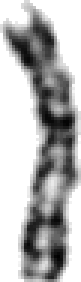
#> input picture single_clase/97002023.12.tiff/clase3/clase3_0_97002023.12.tiff, 27 x 94 px (shown 3 times larger)
$ python -i enderezarCromosomasCurvos.py   (imports and definitions only)   (older library calls are emulated)
#> lines starting #> are read from the running program, lines starting #| are printed output that depends on the picture; after the words box and inside, x2 and y2 are one past the last pixel; in counts of white or black regions, pixels touching at a corner belong together
### calcularAreasPerimetros.py
import cv2
import numpy as np
from scipy import ndimage
from skimage import measure
import copy

#ELIMINA OBJETOS DE TAMAÑO menos a "tamano" EN LA IMAGEN
def eliminar_objetos_pequeños(th,tamano):
    blobs_labels = measure.label(th, background=255)
    boxes_objetos= ndimage.find_objects(blobs_labels)
    #print(boxes_objetos[0][0])
    #ejemplo1
    #(slice(0, 2, None), slice(19, 23, None))
    #So this object is found at x = 19–23 and y = 0–2
    if len(boxes_objetos)>1:#solo debe haber 1 objeto->el cromosoma
        #filtro objetos muy pequeños ya que sob objetos indeseados (no cromosomas)
        aux_boxes=[]
        for l in range(0,len(boxes_objetos)):
            if len(np.transpose(np.nonzero(cv2.bitwise_not(th[boxes_objetos[l]]))))<tamano:
                th[boxes_objetos[l]]=255
    return th

#RELLENA HUECOS
def floodfill(th):
    # Copy the thresholded image.
    im_floodfill = th.copy()

    # Mask used to flood filling.
    # Notice the size needs to be 2 pixels than the image.
    h, w = th.shape[:2]
    mask = np.zeros((h+2, w+2), np.uint8)

    # Floodfill from point (0, 0)
    cv2.floodFill(im_floodfill, mask, (0,0), 255);

    # Invert floodfilled image
    im_floodfill_inv = cv2.bitwise_not(im_floodfill)

    # Combine the two images to get the foreground.
    im_out = th | im_floodfill_inv

    return im_out


#load imagen
# [65 lines left out: functions load_image, calcular_areasCromo_perimsContornoCromo, calcular_area_perimetro, contorno, normalizar_vector, not called in this run]

### enderezarCromosomasCurvos.py
import numpy as np
import cv2
import extras
import calcularAreasPerimetros as areaPerim
import matplotlib as plt
from matplotlib import pyplot as plt


#proyeccion horizontal (imagen de entrada=binaria)
# [72 lines left out: functions proyeccion_v, calcular_proyecciones_v, mejor_proyeccion_v, not called in this run]


#----------------------------------
#----------------------------------
def proyeccion_h2(gray,grados):
    ret, th = cv2.threshold(gray,0,255,cv2.THRESH_BINARY+cv2.THRESH_TRIANGLE)
    th=cv2.bitwise_not(areaPerim.floodfill(cv2.bitwise_not(th))) #rellenar huecos (si quedo alguno)
    th=areaPerim.eliminar_objetos_pequeños(th,20) # si quedo algun pixel suelto


    #cv2.namedWindow('th', cv2.WINDOW_NORMAL)
    #cv2.imshow('th',th)
    #cv2.waitKey(0)


    filas,columnas= th.shape
    mask_blanca=cv2.bitwise_xor(th,cv2.bitwise_not(th))
    M = cv2.getRotationMatrix2D((columnas/2,filas/2),grados,1)
    dst = cv2.warpAffine(th,M,(columnas,filas))
    gray_rot=cv2.warpAffine(gray,M,(columnas,filas))
    dst_mask = cv2.warpAffine(mask_blanca,M,(columnas,filas))
    ret, rot_thresh = cv2.threshold(dst,190,255,cv2.THRESH_BINARY)
    ret, mask = cv2.threshold(dst_mask,190,255,cv2.THRESH_BINARY)

    # [6 lines of commented-out code are left out]
    dst=cv2.bitwise_not(cv2.bitwise_xor(rot_thresh,mask))
    dst_gray=cv2.bitwise_not(cv2.bitwise_and(cv2.bitwise_not(dst),cv2.bitwise_not(gray_rot)))
    #cv2.namedWindow('dst', cv2.WINDOW_NORMAL)
    #cv2.imshow('dst',dst_gray)
    #cv2.waitKey(0)
    proy_h=[]
    sum=0
    for i in range(0, filas):
           for j in range(0,columnas):
                    if dst[i][j]==0: #cuento si es pixel negro
                        sum=sum+1
           proy_h.append(sum)
           sum=0
    return proy_h,dst,dst_gray


#calcula las proyecciones horizontales entre ... y ... grados
#retorna una lista con las proyecciones horizontales
def calcular_proyecciones(gray):
    proyecciones=[]
    for i in range(-25,25): # con paso de 5 grados
        ang_i=i*5
        proy_h,dst,dst_gray=proyeccion_h2(gray,ang_i)
        #cv2.namedWindow('imagen'+str(i), cv2.WINDOW_NORMAL)
        #cv2.imshow('imagen'+str(i),dst_gray)
        #cv2.waitKey(0)
        proyecciones.append((proy_h,ang_i,dst,dst_gray))
    return proyecciones


# [300 lines left out: functions analisis2, sentido_giro, girar_pegar_brazos, cortarImagen, enderezar, not called in this run]


#======================================================================
#======================================================================
# [21 lines not run here, left out]

                #cv2.waitKey(0)

>>> import cv2
>>> picture = cv2.imread('single_clase/97002023.12.tiff/clase3/clase3_0_97002023.12.tiff', cv2.IMREAD_GRAYSCALE)
#> picture is the input picture: shape (94, 27); min 0, max 255, mean 180.8
>>> result = calcular_proyecciones(picture)
#> the loop in calcular_proyecciones, `for i in range(-25,25):` made 50 passes
#> pass 1, in proyeccion_h2, `ret, th = cv2.threshold(gray,0,255,cv2.THRESH_BINARY+cv2.THRESH_TRIANG..`:
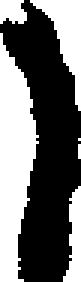
#> th: shape (94, 27) (shown 3 times larger); 43.5% white; 6 white regions (2 under 20 px), largest, box (x1, y1, x2, y2) and area: (0, 11, 13, 94) 683, (10, 0, 27, 37) 236, (21, 62, 27, 94) 118, (0, 0, 9, 8) 60
#> pass 1, in floodfill, `im_floodfill_inv = cv2.bitwise_not(im_floodfill)`:
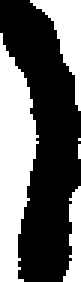
#> im_floodfill_inv: shape (94, 27) (shown 3 times larger); 41.1% white; 5 white regions (2 under 20 px), largest, box (x1, y1, x2, y2) and area: (0, 11, 13, 94) 683, (10, 0, 27, 37) 236, (21, 62, 27, 94) 118
#> pass 1, in floodfill, `im_out = th | im_floodfill_inv`:
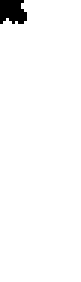
#> im_out: shape (94, 27) (shown 3 times larger); 97.6% white; 1 black region, box (x1, y1, x2, y2) and area: (0, 0, 9, 8) 60
#> after the loop in calcular_proyecciones, `for i in range(-25,25):`: proyecciones = 50 items
#> result = 50 items

$ run again, on single_clase/97002135.5.tiff/clase2/clase2_0_97002135.5.tiff
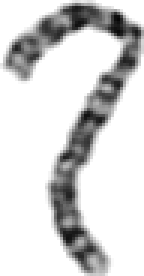
#> input picture single_clase/97002135.5.tiff/clase2/clase2_0_97002135.5.tiff, 48 x 92 px (shown 3 times larger)
#> picture is the input picture: shape (92, 48); min 5, max 255, mean 213.7
#> the loop in calcular_proyecciones, `for i in range(-25,25):` made 50 passes
#> pass 1, in proyeccion_h2, `ret, th = cv2.threshold(gray,0,255,cv2.THRESH_BINARY+cv2.THRESH_TRIANG..`:
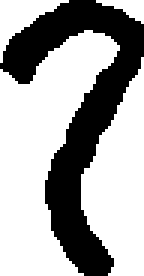
#> th: shape (92, 48) (shown 3 times larger); 65.7% white; 1 black region, box (x1, y1, x2, y2) and area: (0, 0, 48, 92) 1514
#> pass 1, in floodfill, `im_out = th | im_floodfill_inv`:
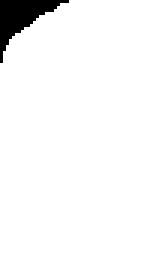
#> im_out: shape (92, 48) (shown 3 times larger); 95.9% white; 1 black region, box (x1, y1, x2, y2) and area: (0, 0, 23, 21) 179
#> after the loop in calcular_proyecciones, `for i in range(-25,25):`: proyecciones = 50 items
